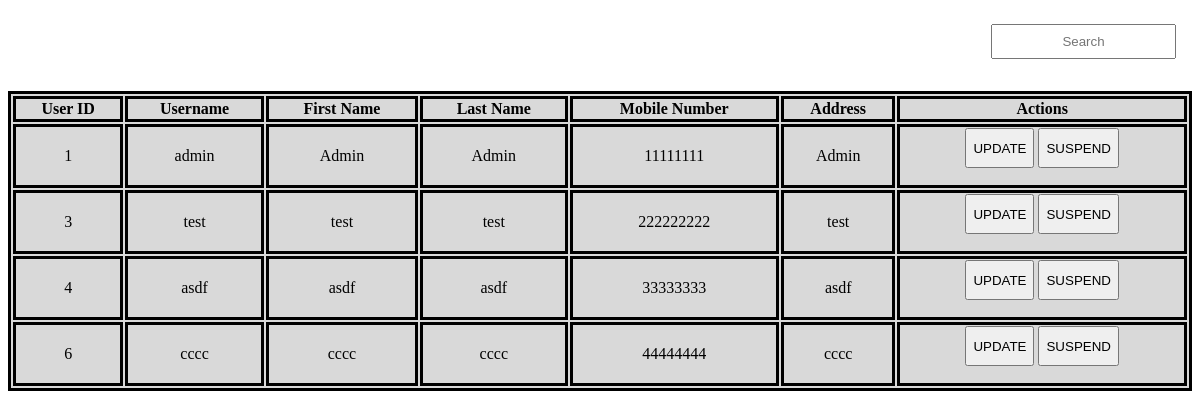
Page /bndProj/main/actors/admin/boundaries/viewUserAccountBoundary.php on the earlier database version.
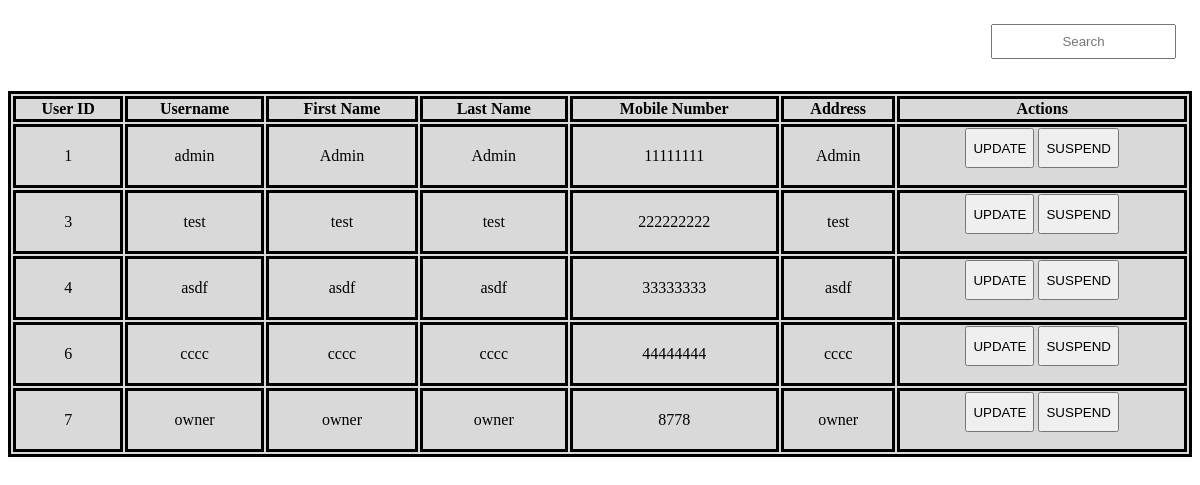
Same page on the later database version.
### tables this page shows
CREATE TABLE `user` (
  `userId` int(11) NOT NULL,
  `username` varchar(255) NOT NULL,
  `password` varchar(255) NOT NULL,
  `firstName` varchar(255) NOT NULL,
  `lastName` varchar(255) NOT NULL,
  `address` varchar(255) NOT NULL,
  `mobileNumber` int(11) NOT NULL,
  `activated` tinyint(1) NOT NULL,
  `userProfileId` int(11) NOT NULL
);

### bndProj/entities/userClass.php (called while the page is built, shortened)
<?php
class UserClass extends Dbh
{
	protected function view()
    {
        $array = [];
        $conn = $this->connectDB();
        $sql = "SELECT * FROM user";
        $result = $conn->query($sql);
        if ($result->num_rows > 0)
        {
            while ($row = $result->fetch_assoc())
            {
                $current = array(
                    'userId' => $row['userId'],
                    'username' => $row['username'],
                    'password' => $row['password'],
                    'firstName' => $row['firstName'],
                    'lastName' => $row['lastName'],
					'address' => $row['address'],
					'mobileNumber' => $row['mobileNumber'],
					'activated' => $row['activated'],
					'userProfileId' => $row['userProfileId']
                );
                array_push($array, $current);
            }
        }
        return $array;
    }
}
?>

### bndProj/controller/admin/viewUserController.php (called while the page is built)
<?php
class ViewUserController extends UserClass
{
    public static function viewUser()
    {
        $user = new UserClass();
        $array = $user->view();
        return $array;
    }
}
?>

### bndProj/main/actors/admin/boundaries/viewUserAccountBoundary.php (the view, shortened to what the changed rows need)
<?php
include "../../../entities/userClass.php";
include "../../../controller/admin/viewUserController.php";
?>
<div class="container">
    <div class="row">
        <?php
        if(isset($_POST["search"]))
        {
            $userIdOrName = $_POST["search"];
            $result = SearchUserController::searchUser($userIdOrName);
            if(gettype($result) == 'string')
            {
                echo "<script>";
                echo "alert('$result');";
                echo "document.location = 'index.php?page=viewUserAccountBoundary';";
                echo "</script>";
            }
            else
            {
                ?>
                <table class="table">
                <thead>
                    <tr>
                    <th class="text-center">User ID</th>
                    <th class="text-center">Username</th>
                    <th class="text-center">First Name</th>
                    <th class="text-center">Last Name</th>
                    <th class="text-center">Mobile Number</th>
                    <th class="text-center">Address</th>
                    <th class="text-center" colspan="2">Actions</th>
                    </tr>
                </thead>
                <tbody>
                    <?php
                    foreach($result as $row)
                    {
                    ?>
                    <tr>
                    <td><?=$row["userId"]?></td>
                    <td><?=$row["username"]?></td>
                    <td><?=$row["firstName"]?></td>
                    <td><?=$row["lastName"]?></td>
                    <td><?=$row["mobileNumber"]?></td>
                    <td><?=$row["address"]?></td>
                    <td>
                        <form method="POST">
                        <button class="btn btn-primary" style="height:40px" value="<?=$row['userId']?>" name="updateUser">UPDATE</button>
                        <?php
                        if($row["activated"] == true) {
                        ?>
                        <button class="btn btn-danger" style="height:40px" value="<?=$row['userId']?>" name="suspendUser">SUSPEND</button>
                        <?php
                        }
                        else {
                        ?>
                        <button class="btn btn-success" style="height:40px" value="<?=$row['userId']?>" name="suspendUser">ACTIVATE</button>
                        <?php
                        }
                        ?>
                        </form>
                    </td>
                    </tr>
        <?php
                    }
            }
        ?>
        </tbody>
        </table>
        <?php
        }
        else
        {
        ?>
        <table class="table">
        <thead>
            <tr>
            <th class="text-center">User ID</th>
            <th class="text-center">Username</th>
            <th class="text-center">First Name</th>
            <th class="text-center">Last Name</th>
            <th class="text-center">Mobile Number</th>
            <th class="text-center">Address</th>
            <th class="text-center" colspan="2">Actions</th>
            </tr>
        </thead>
        <tbody>
            <?php
            $user = new ViewUserController();
            $array = $user->viewUser();
            foreach($array as $row)
            {
            ?>
            <tr>
            <td><?=$row["userId"]?></td>
            <td><?=$row["username"]?></td>
            <td><?=$row["firstName"]?></td>
            <td><?=$row["lastName"]?></td>
            <td><?=$row["mobileNumber"]?></td>
            <td><?=$row["address"]?></td>
            <td>
                <form method="POST">
                <button class="btn btn-primary" style="height:40px" value="<?=$row['userId']?>" name="updateUser">UPDATE</button>
                <?php
                if($row["activated"] == true) {
                ?>
                <button class="btn btn-danger" style="height:40px" value="<?=$row['userId']?>" name="suspendUser">SUSPEND</button>
                <?php
                }
                else {
                ?>
                <button class="btn btn-success" style="height:40px" value="<?=$row['userId']?>" name="suspendUser">ACTIVATE</button>
                <?php
                }
                ?>
                </form>
            </td>
            </tr>
            <?php
            }
            ?>
        </tbody>
        </table>
        <?php
        }
        ?>
    </div>
</div>

Differences in the rows shown:
added user: userId "7", username "owner", firstName "owner", lastName "owner", mobileNumber "8778", address "owner"
